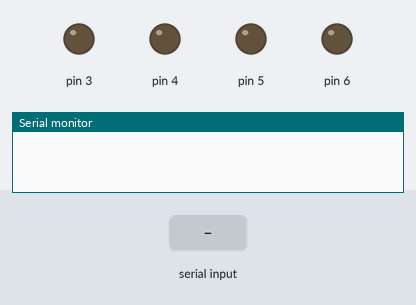
The sketch below on a simulated Arduino Uno, built with avr-gcc and run on an emulated ATmega328P. Shown: output pins drawn as LEDs (lit = HIGH), the last lines printed to the serial monitor. The inputs (shaded band) are chosen by the test bench.

Above: at 1.2 s.
1.3 s: "turn on light" received over Serial
At 2.0 s:
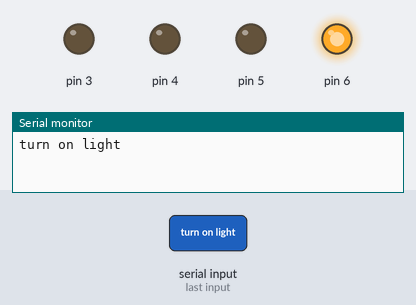
2.8 s: "turn on fan" received over Serial
At 4.0 s:
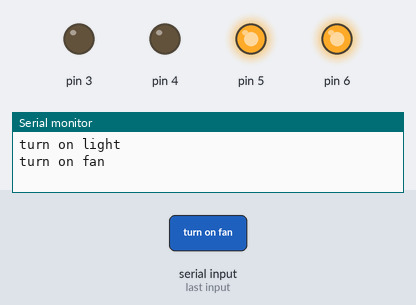
4.3 s: "turn off light" received over Serial
At 5.5 s:
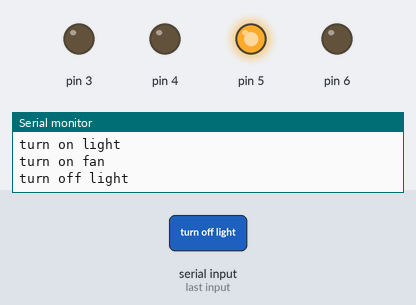
5.8 s: "turn on AC" received over Serial
At 6.3 s:
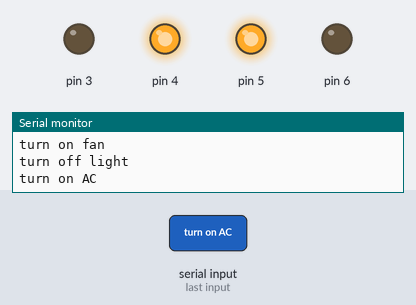
7.3 s: "turn off fan" received over Serial
At 7.6 s:
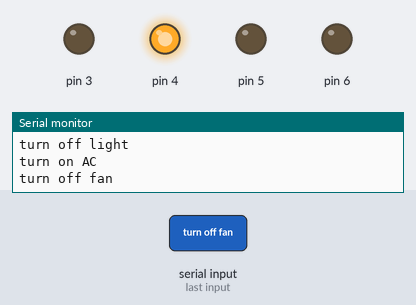
8.8 s: "turn on heater" received over Serial
At 10.2 s:
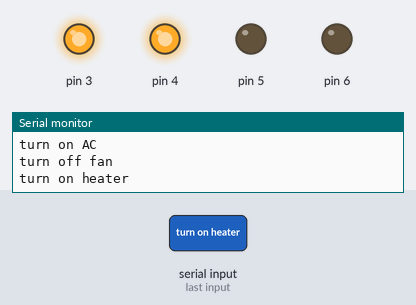
Timing chart, 0 to 11.3 s (numbered marks = the images above; inputs shaded):
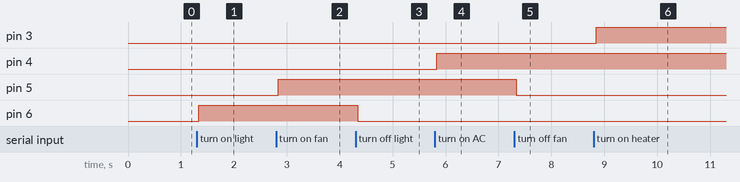

Measured:
- after the input at 1.3 s, pin 6: LOW → HIGH at once
- after the input at 2.8 s, pin 5: LOW → HIGH at once
- after the input at 4.3 s, pin 6: HIGH → LOW at once
- after the input at 5.8 s, pin 4: LOW → HIGH at once
- after the input at 7.3 s, pin 5: HIGH → LOW at once
- after the input at 8.8 s, pin 3: LOW → HIGH at once

The sketch:

CodeArduino.ino
```cpp
String voice;
int val;
void setup() {
  Serial.begin(9600);
  pinMode(6, OUTPUT);
  pinMode(5, OUTPUT);
  pinMode(4, OUTPUT);
  pinMode(3, OUTPUT);
}

void loop() {
 while(Serial.available()){
  delay(3);
  char c = Serial.read();
  voice+=c;
 }
 if(voice.length() > 0){
  Serial.println(voice);
  if(voice == "turn on light"){
    digitalWrite(6, HIGH);
  }
  else if(voice == "turn off light"){
    digitalWrite(6, LOW);
  }
  else if(voice == "turn on fan"){
    digitalWrite(5, HIGH);
  }
  else if(voice == "turn off fan"){
    digitalWrite(5, LOW);
  }
  else if(voice == "turn on AC"){
    digitalWrite(4, HIGH);
  }
  else if(voice == "turn off AC"){
    digitalWrite(4, LOW);
  }
  else if(voice == "turn on heater"){
    digitalWrite(3, HIGH);
  }
  else if(voice == "turn off heater"){
    digitalWrite(3, LOW);
  }
  else if(voice == "turn on all"){
    digitalWrite(6, HIGH);
    digitalWrite(5, HIGH);
    digitalWrite(4, HIGH);
    digitalWrite(3, HIGH);
  }
  else if(voice == "turn off all"){
    digitalWrite(6, LOW);
    digitalWrite(5, LOW);
    digitalWrite(4, LOW);
    digitalWrite(3, LOW);
  }
  voice = "";
 }
 }
```
